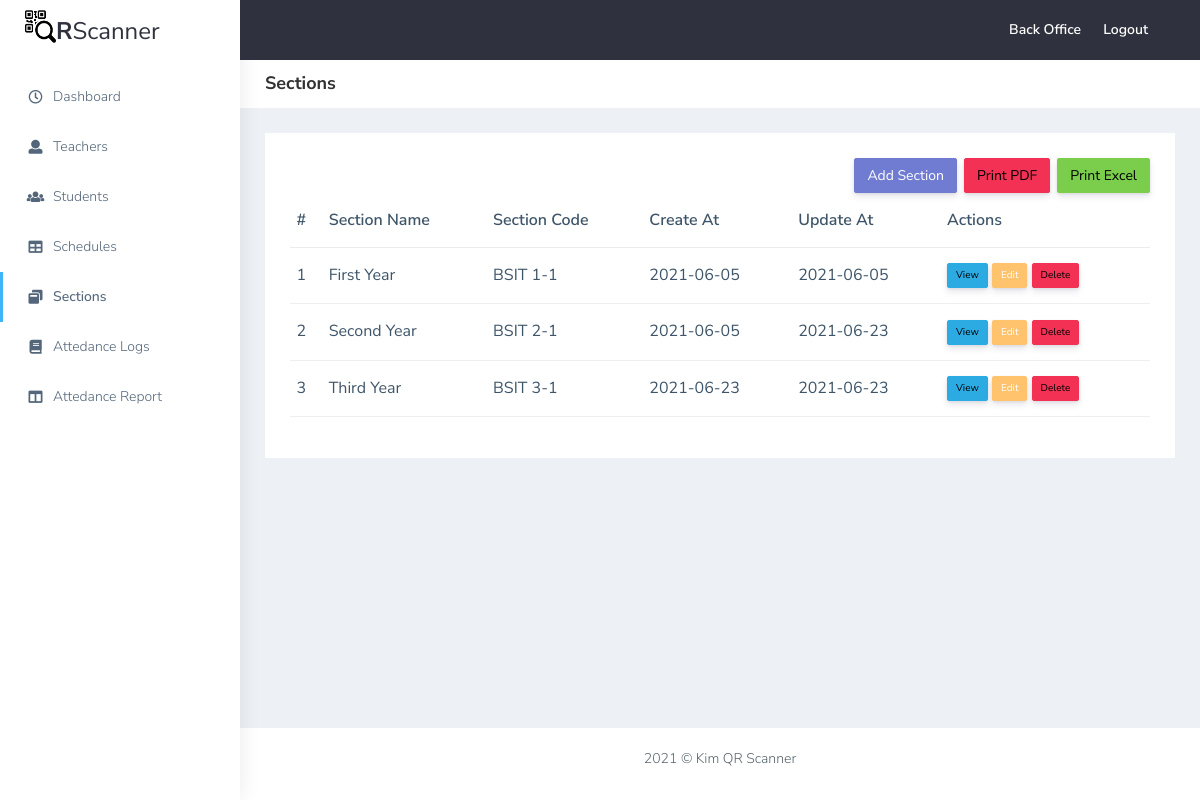
The app's page /admin/sections.php (signed in) with its own data.
### tables this page shows
CREATE TABLE `sections` (
  `id` int(11) NOT NULL,
  `section_name` varchar(50) NOT NULL,
  `created_at` date NOT NULL,
  `updated_at` date NOT NULL,
  `section_code` varchar(10) NOT NULL
);

### admin/sections.php (the view, shortened to what this page needs)
<!DOCTYPE html>
<html dir="ltr" lang="en">
<head>
    <link href="../plugins/bower_components/chartist/dist/chartist.min.css" rel="stylesheet">
    <link rel="stylesheet" href="../plugins/bower_components/chartist-plugin-tooltips/dist/chartist-plugin-tooltip.css">
    <link href="../css/style.min.css" rel="stylesheet">
    <link href="../css/header.css" rel="stylesheet">
    <link href="../css/common.css" rel="stylesheet">
</head>
<body>
    <div id="main-wrapper" data-layout="vertical" data-navbarbg="skin5" data-sidebartype="full"
        data-sidebar-position="absolute" data-header-position="absolute" data-boxed-layout="full">
        <?php
            include '../wrappers/header-admin.php';
            include '../wrappers/admin-sidenav.php';
        ?>
        <div class="page-wrapper">
            <div class="page-breadcrumb bg-white">
                <div class="row align-items-center">
                    <div class="col-lg-3 col-md-4 col-sm-4 col-xs-12">
                        <h4 class="page-title">Sections</h4>
                    </div>
                </div>
            </div>
            <div class="container-fluid">
                <div class="row">
                    <div class="col-sm-12">
                        <div class="white-box">
                            <div class="grid-end">
                                <button type="button" id="add" style="margin-right: 7px;" class="btn btn-primary" data-bs-toggle="modal" data-bs-target="#addModal">Add Section</button>
                                <button type="button" onClick=takeSnapShot() style="margin-right: 7px;" class="btn btn-danger">
                                Print PDF</button>
                                <button type="button" class="btn btn-success" onclick="tableToExcel('adminTable', 'name', 'sections.xls')">
                                Print Excel</button>
                            </div>
                            <div id="adminTable" class="table-responsive">
                                <table class="table text-nowrap">
                                    <thead>
                                        <tr>
                                            <th class="border-top-0">#</th>
                                            <th class="border-top-0">Section Name</th>
                                            <th class="border-top-0">Section Code</th>
                                            <th class="border-top-0">Create At</th>
                                            <th class="border-top-0">Update At</th>
                                            <th class="border-top-0 hide-actions">Actions</th>
                                        </tr>
                                    </thead>
                                    <tbody>
                                    <?php
                                        include '../db/connection.php';
                                        $result = $mysqli -> query("SELECT * FROM sections");
                                        $rows = mysqli_num_rows($result);
                                        if($rows == 0) {
                                    ?>
                                    <tr class="no-data">
                                        <td colspan="6">No data</td>
                                    </tr>
                                    <?php
                                        } else {
                                            $i = 1;
                                            while ($row = mysqli_fetch_assoc($result)) {
                                    ?>
                                        <tr>
                                            <td><?php echo $i ?></td>
                                            <td><?php echo $row['section_name'] ?></td>
                                            <td><?php echo $row['section_code'] ?></td>
                                            <td><?php echo $row['created_at'] ?></td>
                                            <td><?php echo $row['updated_at'] ?></td>
                                            <td class="hide-actions">
                                                <button data-attr='<?php echo json_encode($row); ?>' type="button" class="btn btn-info btn-xs view">View</button>
                                                <button data-attr='<?php echo json_encode($row); ?>' type="button" class="btn btn-warning btn-xs edit">Edit</button>
                                                <button data-attr='<?php echo $row['id']; ?>' type="button" class="btn btn-danger btn-xs deleteModal">Delete</button>
                                            </td>
                                        </tr>
                                        <?php $i++; } } ?>
                                    </tbody>
                                </table>
                            </div>
                        </div>
                    </div>
                </div>
            </div>
            <?php include '../wrappers/footer.php' ?>
        </div>
    </div>
</body>
</html>

### css/common.css (style rules this page uses)
.grid-end { display: flex; justify-content: flex-end; }

### records on screen
sections: section_name "First Year", section_code "BSIT 1-1", created_at "2021-06-05", updated_at "2021-06-05"
sections: section_name "Second Year", section_code "BSIT 2-1", created_at "2021-06-05", updated_at "2021-06-23"
sections: section_name "Third Year", section_code "BSIT 3-1", created_at "2021-06-23", updated_at "2021-06-23"
